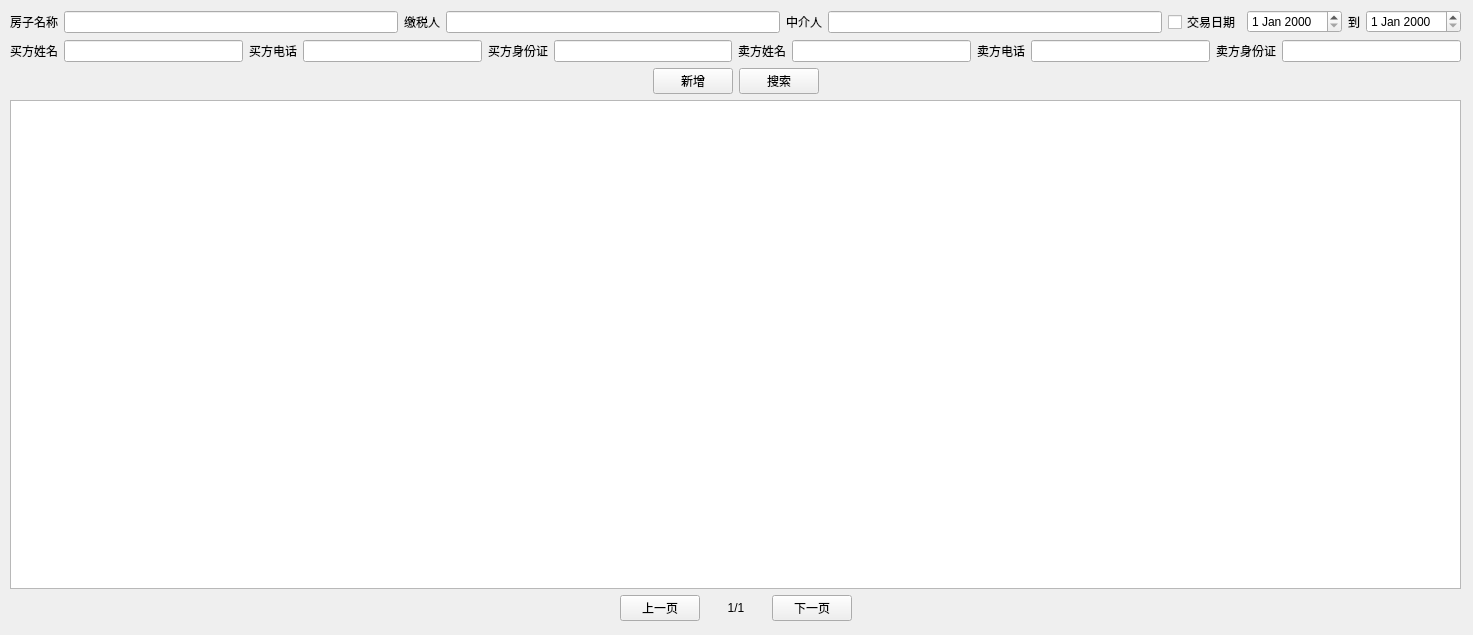
<?xml version="1.0" encoding="UTF-8"?>
<ui version="4.0">
 <class>MainWindow</class>
 <widget class="QMainWindow" name="MainWindow">
  <property name="geometry">
   <rect>
    <x>0</x>
    <y>0</y>
    <width>1473</width>
    <height>635</height>
   </rect>
  </property>
  <property name="windowTitle">
   <string>房产信息管理</string>
  </property>
  <widget class="QWidget" name="centralwidget">
   <widget class="QWidget" name="layoutWidget">
    <property name="geometry">
     <rect>
      <x>10</x>
      <y>10</y>
      <width>1451</width>
      <height>611</height>
     </rect>
    </property>
    <layout class="QVBoxLayout" name="verticalLayout">
     <item>
      <layout class="QHBoxLayout" name="horizontalLayout">
       <item>
        <widget class="QLabel" name="label">
         <property name="text">
          <string>房子名称</string>
         </property>
        </widget>
       </item>
       <item>
        <widget class="QLineEdit" name="houseNameEdit"/>
       </item>
       <item>
        <widget class="QLabel" name="label_2">
         <property name="text">
          <string>缴税人</string>
         </property>
        </widget>
       </item>
       <item>
        <widget class="QLineEdit" name="jiaoShuiEdit"/>
       </item>
       <item>
        <widget class="QLabel" name="label_3">
         <property name="text">
          <string>中介人</string>
         </property>
        </widget>
       </item>
       <item>
        <widget class="QLineEdit" name="zhongJieEdit"/>
       </item>
       <item>
        <widget class="QCheckBox" name="jiaoYiDateCheckBox">
         <property name="text">
          <string>交易日期</string>
         </property>
        </widget>
       </item>
       <item>
        <widget class="QDateEdit" name="jiaoYiBeginDate"/>
       </item>
       <item>
        <widget class="QLabel" name="label_5">
         <property name="text">
          <string>到</string>
         </property>
        </widget>
       </item>
       <item>
        <widget class="QDateEdit" name="jiaoYiEndDate"/>
       </item>
      </layout>
     </item>
     <item>
      <layout class="QHBoxLayout" name="horizontalLayout_2">
       <item>
        <widget class="QLabel" name="label_6">
         <property name="text">
          <string>买方姓名</string>
         </property>
        </widget>
       </item>
       <item>
        <widget class="QLineEdit" name="buyerName">
         <property name="minimumSize">
          <size>
           <width>0</width>
           <height>0</height>
          </size>
         </property>
         <property name="maximumSize">
          <size>
           <width>16777215</width>
           <height>16777215</height>
          </size>
         </property>
         <property name="text">
          <string/>
         </property>
        </widget>
       </item>
       <item>
        <widget class="QLabel" name="label_7">
         <property name="text">
          <string>买方电话</string>
         </property>
        </widget>
       </item>
       <item>
        <widget class="QLineEdit" name="buyerPhoneEdit">
         <property name="minimumSize">
          <size>
           <width>0</width>
           <height>0</height>
          </size>
         </property>
         <property name="maximumSize">
          <size>
           <width>16777215</width>
           <height>16777215</height>
          </size>
         </property>
         <property name="text">
          <string/>
         </property>
        </widget>
       </item>
       <item>
        <widget class="QLabel" name="label_8">
         <property name="text">
          <string>买方身份证</string>
         </property>
        </widget>
       </item>
       <item>
        <widget class="QLineEdit" name="buyerIdEdit">
         <property name="minimumSize">
          <size>
           <width>0</width>
           <height>0</height>
          </size>
         </property>
         <property name="maximumSize">
          <size>
           <width>16777215</width>
           <height>16777215</height>
          </size>
         </property>
         <property name="text">
          <string/>
         </property>
        </widget>
       </item>
       <item>
        <widget class="QLabel" name="label_10">
         <property name="text">
          <string>卖方姓名</string>
         </property>
        </widget>
       </item>
       <item>
        <widget class="QLineEdit" name="sellerNameEdit">
         <property name="minimumSize">
          <size>
           <width>0</width>
           <height>0</height>
          </size>
         </property>
         <property name="maximumSize">
          <size>
           <width>16777215</width>
           <height>16777215</height>
          </size>
         </property>
        </widget>
       </item>
       <item>
        <widget class="QLabel" name="label_9">
         <property name="text">
          <string>卖方电话</string>
         </property>
        </widget>
       </item>
       <item>
        <widget class="QLineEdit" name="sellerPhoneEdit">
         <property name="minimumSize">
          <size>
           <width>0</width>
           <height>0</height>
          </size>
         </property>
         <property name="maximumSize">
          <size>
           <width>16777215</width>
           <height>16777215</height>
          </size>
         </property>
        </widget>
       </item>
       <item>
        <widget class="QLabel" name="label_11">
         <property name="text">
          <string>卖方身份证</string>
         </property>
        </widget>
       </item>
       <item>
        <widget class="QLineEdit" name="sellerIdEdit">
         <property name="minimumSize">
          <size>
           <width>0</width>
           <height>0</height>
          </size>
         </property>
         <property name="maximumSize">
          <size>
           <width>16777215</width>
           <height>16777215</height>
          </size>
         </property>
        </widget>
       </item>
      </layout>
     </item>
     <item>
      <layout class="QHBoxLayout" name="horizontalLayout_4"/>
     </item>
     <item>
      <layout class="QHBoxLayout" name="horizontalLayout_3">
       <item>
        <spacer name="horizontalSpacer_4">
         <property name="orientation">
          <enum>Qt::Horizontal</enum>
         </property>
         <property name="sizeHint" stdset="0">
          <size>
           <width>40</width>
           <height>20</height>
          </size>
         </property>
        </spacer>
       </item>
       <item>
        <widget class="QPushButton" name="addButton">
         <property name="text">
          <string>新增</string>
         </property>
        </widget>
       </item>
       <item>
        <widget class="QPushButton" name="searchButton">
         <property name="text">
          <string>搜索</string>
         </property>
        </widget>
       </item>
       <item>
        <spacer name="horizontalSpacer">
         <property name="orientation">
          <enum>Qt::Horizontal</enum>
         </property>
         <property name="sizeHint" stdset="0">
          <size>
           <width>40</width>
           <height>20</height>
          </size>
         </property>
        </spacer>
       </item>
      </layout>
     </item>
     <item>
      <widget class="QTableView" name="houseTableView">
       <property name="editTriggers">
        <set>QAbstractItemView::NoEditTriggers</set>
       </property>
       <property name="selectionBehavior">
        <enum>QAbstractItemView::SelectRows</enum>
       </property>
       <attribute name="horizontalHeaderVisible">
        <bool>true</bool>
       </attribute>
       <attribute name="horizontalHeaderHighlightSections">
        <bool>false</bool>
       </attribute>
       <attribute name="verticalHeaderVisible">
        <bool>false</bool>
       </attribute>
       <attribute name="verticalHeaderHighlightSections">
        <bool>false</bool>
       </attribute>
      </widget>
     </item>
     <item>
      <layout class="QHBoxLayout" name="horizontalLayout_5">
       <item>
        <spacer name="horizontalSpacer_2">
         <property name="orientation">
          <enum>Qt::Horizontal</enum>
         </property>
         <property name="sizeHint" stdset="0">
          <size>
           <width>40</width>
           <height>20</height>
          </size>
         </property>
        </spacer>
       </item>
       <item>
        <widget class="QPushButton" name="lastPageButton">
         <property name="text">
          <string>上一页</string>
         </property>
        </widget>
       </item>
       <item>
        <widget class="QLabel" name="pageNumberLabel">
         <property name="minimumSize">
          <size>
           <width>60</width>
           <height>0</height>
          </size>
         </property>
         <property name="text">
          <string>1/1</string>
         </property>
         <property name="alignment">
          <set>Qt::AlignCenter</set>
         </property>
        </widget>
       </item>
       <item>
        <widget class="QPushButton" name="nextPageButton">
         <property name="text">
          <string>下一页</string>
         </property>
        </widget>
       </item>
       <item>
        <spacer name="horizontalSpacer_3">
         <property name="orientation">
          <enum>Qt::Horizontal</enum>
         </property>
         <property name="sizeHint" stdset="0">
          <size>
           <width>40</width>
           <height>20</height>
          </size>
         </property>
        </spacer>
       </item>
      </layout>
     </item>
    </layout>
   </widget>
  </widget>
 </widget>
 <resources/>
 <connections/>
</ui>
